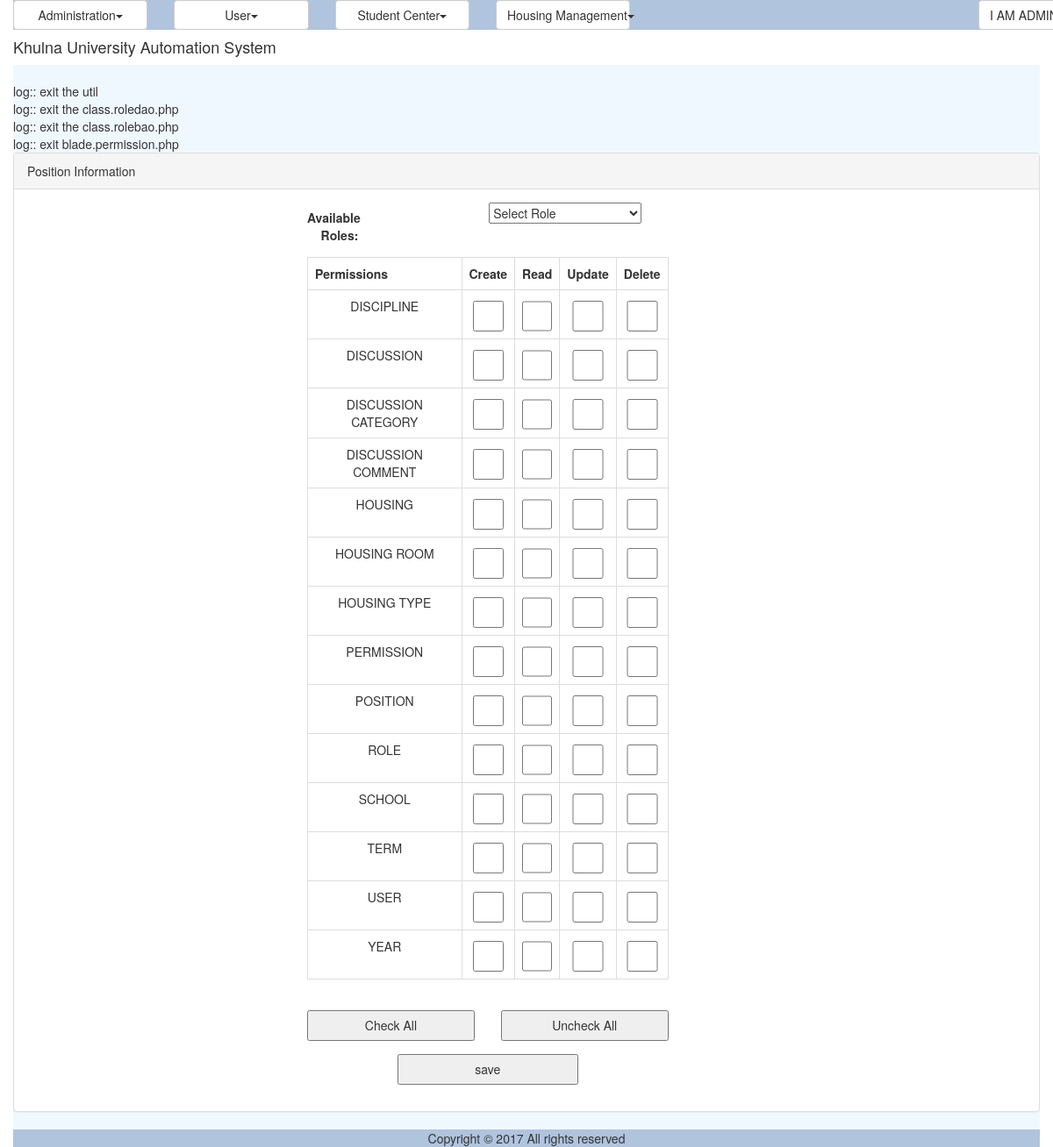
The page /permission.php (signed in) on the database as committed earlier.
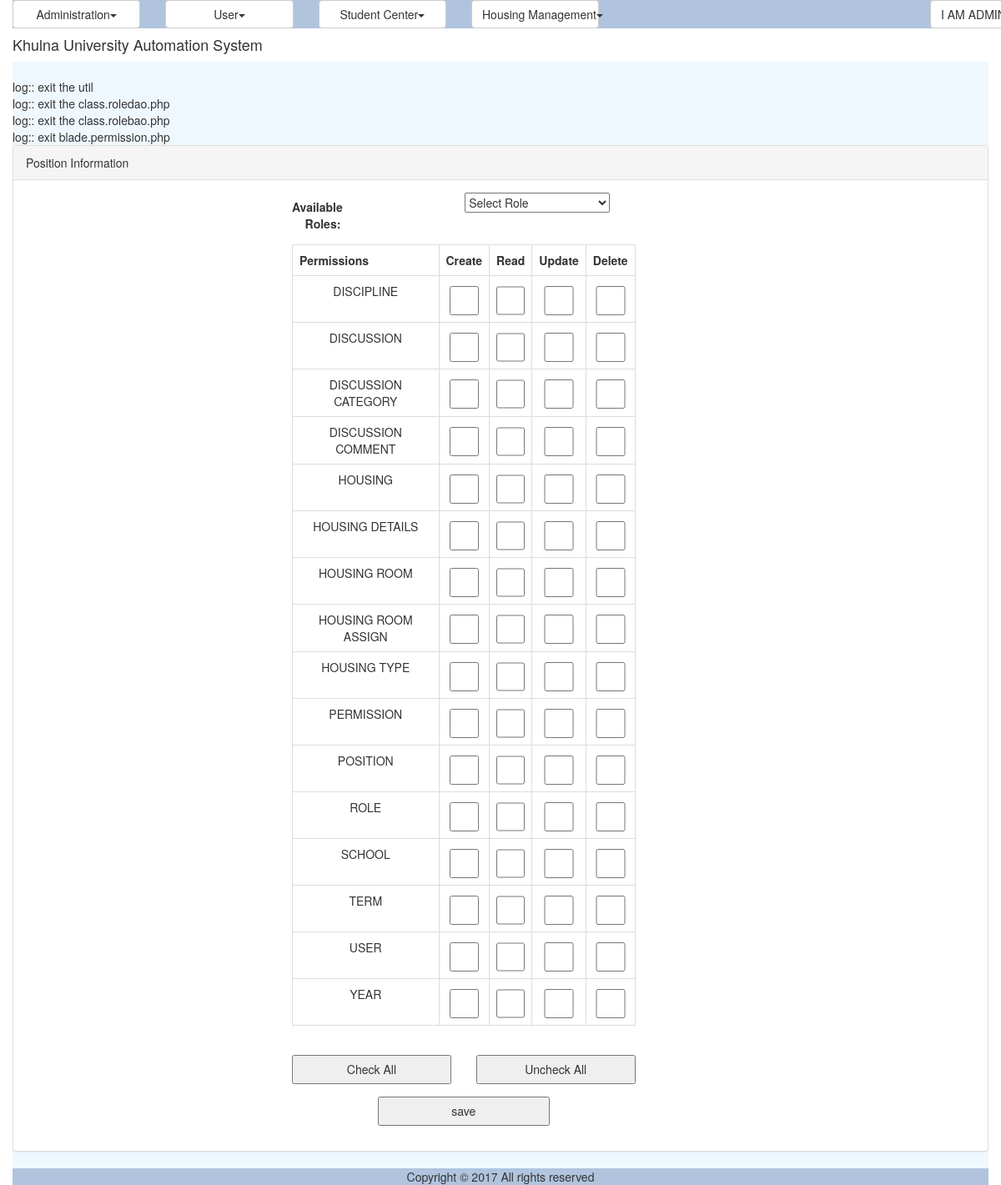
The same page on the database as committed later.
### tables this page shows
CREATE TABLE `tbl_permission` (
  `ID` varchar(100) NOT NULL,
  `Name` varchar(100) NOT NULL,
  `Category` varchar(100) NOT NULL
);

### common/class.common.php (called while the page is built, shortened)
<?php
include_once 'class.common.user.php';
class Result{
    private $_IsSuccess=0;
    private $_ResultObject;
    public function setIsSuccess($IsSuccess){
        $this->_IsSuccess = $IsSuccess;
    }
    public function getIsSuccess(){
        return $this->_IsSuccess;
    }
    public function setResultObject($ResultObject){
        $this->_ResultObject = $ResultObject;
    }
    public function getResultObject(){
        return $this->_ResultObject;
    }
}
?>

### common/class.common.user.php (called while the page is built, shortened)
<?php
class Permission{
    private $_ID;
    private $_Category;
    public function setID ( $ID ) {
        $this->_ID = $ID;
    }
    public function getID () {
        return $this->_ID;
    }
    public function setCategory( $Category ) {
        $this->_Category = $Category;
    }
    public function getCategory() {
        return $this->_Category;
    }
}
?>

### modules/user/ui/view.permission.php (the view, shortened to what this page needs)
<?php
include_once 'blade/view.permission.blade.php';
include_once './common/class.common.php';
?>
	<div class="panel panel-default">
    <div class="panel-heading">Position Information</div>
    <div class="panel-body">
	<div id="form">
		<form method="post" class="form-horizontal" name="formPermissions">
					<div class="form-group">
		              	<label class="control-label col-sm-2" for="selectedRole">Available Roles:</label>		 <div class="col-sm-10">
						    <?php
						    $var = '<select name="selectedRole" id="select-from-roles" onChange="onChangeEventHandler(event,this);">';
							$Result = $_RoleBAO->getAllRoles();
							if($Result->getIsSuccess()){
								$Roles = $Result->getResultObject();
								$var = $var.'<option selected disabled>Select Role</option>';
						       for ($i=0; $i < sizeof($Roles); $i++) {
						       		$Role = $Roles[$i];
						    		$var = $var. '<option value="'.$Role->getID().'"';
						          	$var = $var.'>'.$Role->getName().'</option>';
								}
								$var = $var.'</select>';
							}
							echo $var;
							?>
						</div>
					</div>
					<div class="form-group">
	              		<div class="col-sm-10">
						    <?php
						    $var='<table class="table table-bordered">';
						    $var=$var.'<tr>';
						    $var=$var.'<th>Permissions</th>';
						    $var=$var.'<th>Create</th>';
						    $var=$var.'<th>Read</th>';
						    $var=$var.'<th>Update</th>';
						    $var=$var.'<th>Delete</th>';
						    $var=$var.'</tr>';
						    $Result = $_RoleBAO->getAllPermissions();
							if($Result->getIsSuccess()){
								$Permissions = $Result->getResultObject();
						       for ($i=0; $i < sizeof($Permissions); ) {
						       		$Permission = $Permissions[$i];
						       		$var = $var.'<tr>';
						       		$var = $var.'<td>'.$Permission->getCategory().'</td>';
						       		$j=$i;
						       		for ( ; $j < sizeof($Permissions)  ; $j++) {
						       			if(!strcasecmp($Permissions[$i]->getCategory(), $Permissions[$j]->getCategory())){
						    				$var = $var.'<td><input type="checkbox" name="selectedPermissions[]"
						    					value="'.$Permissions[$j]->getID().'"
						    					id="'.$Permissions[$j]->getID().'"';
						          			$var = $var.'/></td>';
						       			}
						       			else{
						       				break;
						       			}
						       		}
						       		$i=$j;
						       		$var = $var. '</tr>';
						    	}
						    	$var = $var.'</table>';
						    }
						    echo $var;
						    ?>
						</div>
					</div>
					<div class="form-group">
	              		<div class="col-sm-5">
									<input type="button" name="checkAll" onclick="SetAllCheckBoxes('formPermissions', 'selectedPermissions[]', true);" value="Check All"/>
						</div>
						<div class="col-sm-5">
									<input type="button" name="uncheckAll" onclick="SetAllCheckBoxes('formPermissions', 'selectedPermissions[]', false);" value="Uncheck All"/>
						</div>
					</div>
					<div class="form-group">
	              		<div class="col-sm-10">
							<button type="submit" name="save">save</button>
						</div>
					</div>
		</form>
	</div>
	</div>
	</div>

Rows that differ between the two databases and show on the page:
added tbl_permission: Category "HOUSING DETAILS"
added tbl_permission: Category "HOUSING ROOM ASSIGN"
Other text that changed with them:
form field value: "☐ ☐ ☐ ☐ ☐ ☐ ☐ ☐ ☐ ☐ ☐ ☐ ☐ ☐ ☐ ☐ ☐ ☐ ☐ ☐ ☐ ☐ ☐ ☐ ☐ ☐ ☐ ☐ ☐ ☐ ☐ ☐ ☐ ☐ ☐ ☐ ☐ ☐ ☐ ☐ ☐ ☐ ☐ ☐ ☐ ☐ ☐ ☐ ☐ ☐ ☐ ☐ ☐ ☐ ☐ ☐" → "☐ ☐ ☐ ☐ ☐ ☐ ☐ ☐ ☐ ☐ ☐ ☐ ☐ ☐ ☐ ☐ ☐ ☐ ☐ ☐ ☐ ☐ ☐ ☐ ☐ ☐ ☐ ☐ ☐ ☐ ☐ ☐ ☐ ☐ ☐ ☐ ☐ ☐ ☐ ☐ ☐ ☐ ☐ ☐ ☐ ☐ ☐ ☐ ☐ ☐ ☐ ☐ ☐ ☐ ☐ ☐ ☐ ☐ ☐ ☐ ☐ ☐ ☐ ☐"
